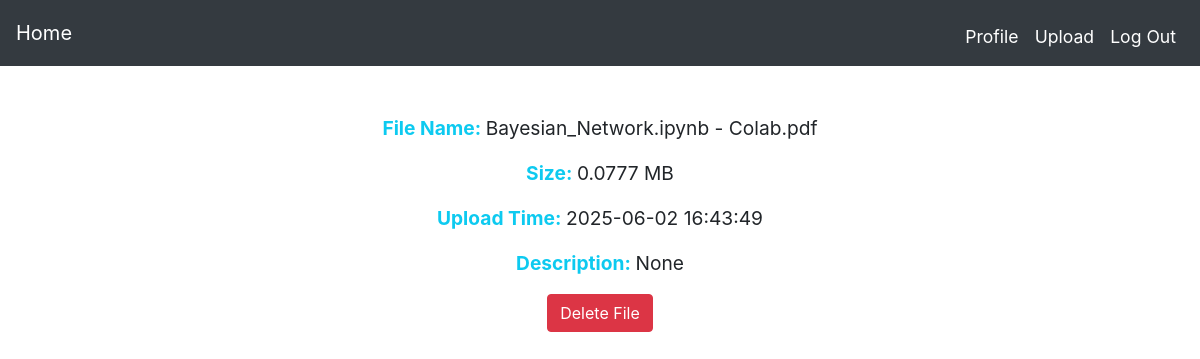
The page /uploader_file_view?file_id=4 (signed in) on the database its author committed.
### tables this page shows
CREATE TABLE filesinfo(uploader_id INTEGER, disk_name_id INTEGER PRIMARY KEY AUTOINCREMENT, original_name TEXT NOT NULL, description TEXT, size REAL NOT NULL, upload_time TIMESTAMP DEFAULT CURRENT_TIMESTAMP);

### app.py (the view)
@app.route("/uploader_file_view")
def uploader_file_view():
    file_id = request.args.get("file_id")
    try:
        file_id = int(file_id)
    except:
        flash("invalid file")
        return redirect("/profile")
    if session.get("user_id") is None:
        flash("Log In to access your files")
        return redirect("/login")
    file_detail = db.execute("SELECT original_name, size, description, upload_time from filesinfo WHERE uploader_id = ? and disk_name_id = ?",
                             session["user_id"], file_id)
    if not file_detail:
        flash("You have not uploaded this file")
        return redirect("/")
    file_detail = file_detail[0]
    return render_template("uploader_view.html", file_name = file_detail["original_name"],
                           size = file_detail["size"], desc = file_detail["description"],
                           ut = file_detail["upload_time"], file_id = file_id)

### templates/uploader_view.html (shortened to what this page needs)
{% extends "layout.html" %}
{% block main %}
    <div class="mb-3">
        <span class="lhs"><b>File Name:  </b></span>
        <span class="rhs">{{ file_name }}</span>
    </div>
    <div class="mb-3">
        <span class="lhs"><b>Size:  </b></span>
        <span class="rhs">{{ size }} MB</span>
    </div>
    <div class="mb-3">
        <span class="lhs"><b>Upload Time:  </b></span>
        <span class="rhs">{{ ut }}</span>
    </div>
    <div class="mb-3">
        <span class="lhs"><b>Description:  </b></span>
        <span class="rhs">{{ desc }}</span>
    </div>
    <div class="mb-3">
        <a href="{{ url_for('delete', file_id=file_id) }}">
            <button class="btn btn-danger">
                Delete File
            </button>
        </a>
    </div>
{% endblock %}

### templates/uploader_view.html (style rules this page uses)
.lhs { font-size: 1.2rem; color: #0dcaf0; }
.rhs { font-size: 1.2rem }

### rows shown on the page
filesinfo: original_name "Bayesian_Network.ipynb - Colab.pdf", size "0.0777", upload_time "2025-06-02 16:43:49"

### other values the page prints
{{ desc }} "None"
